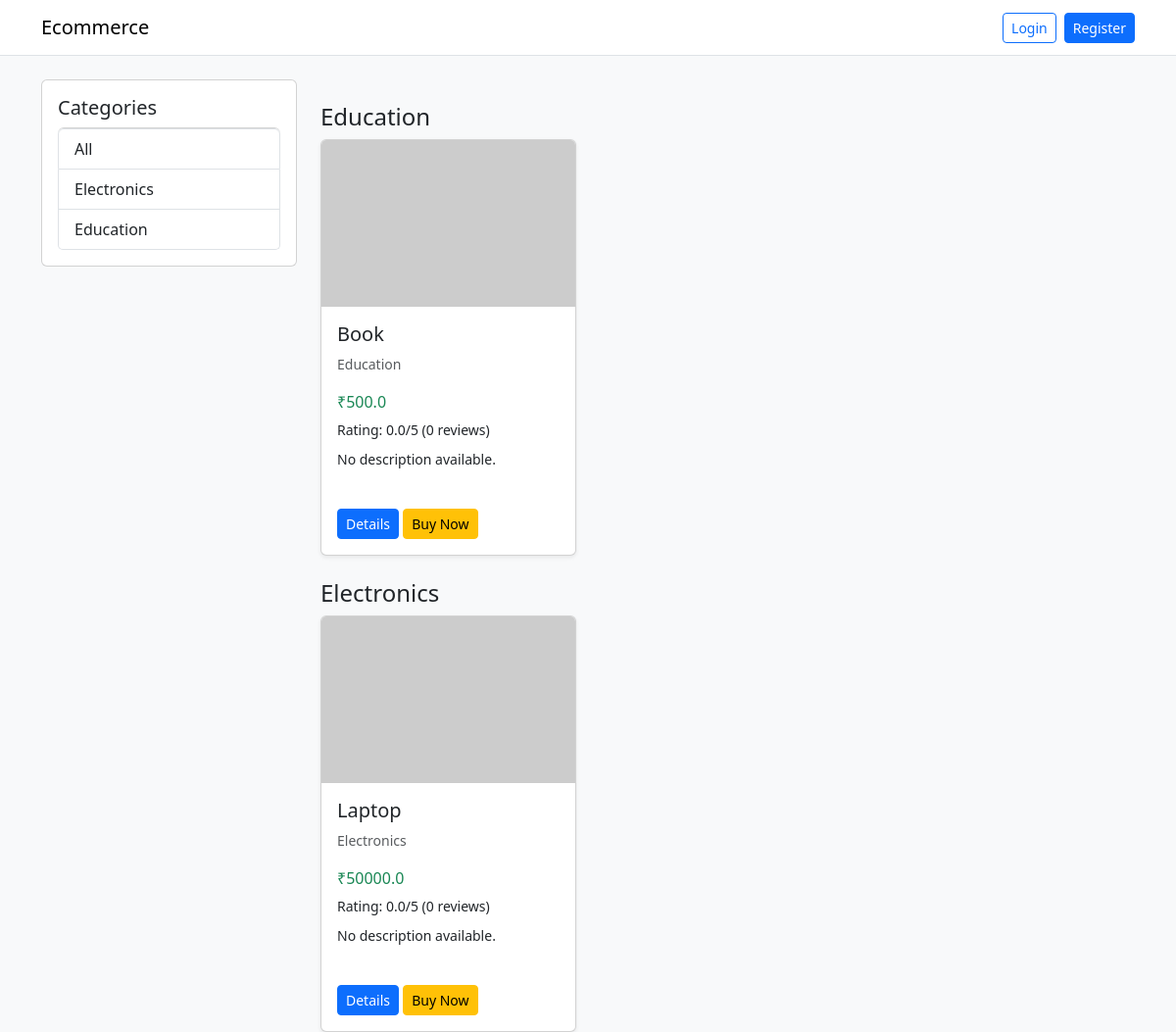
The page /products?category=Fashion on the database as committed earlier.
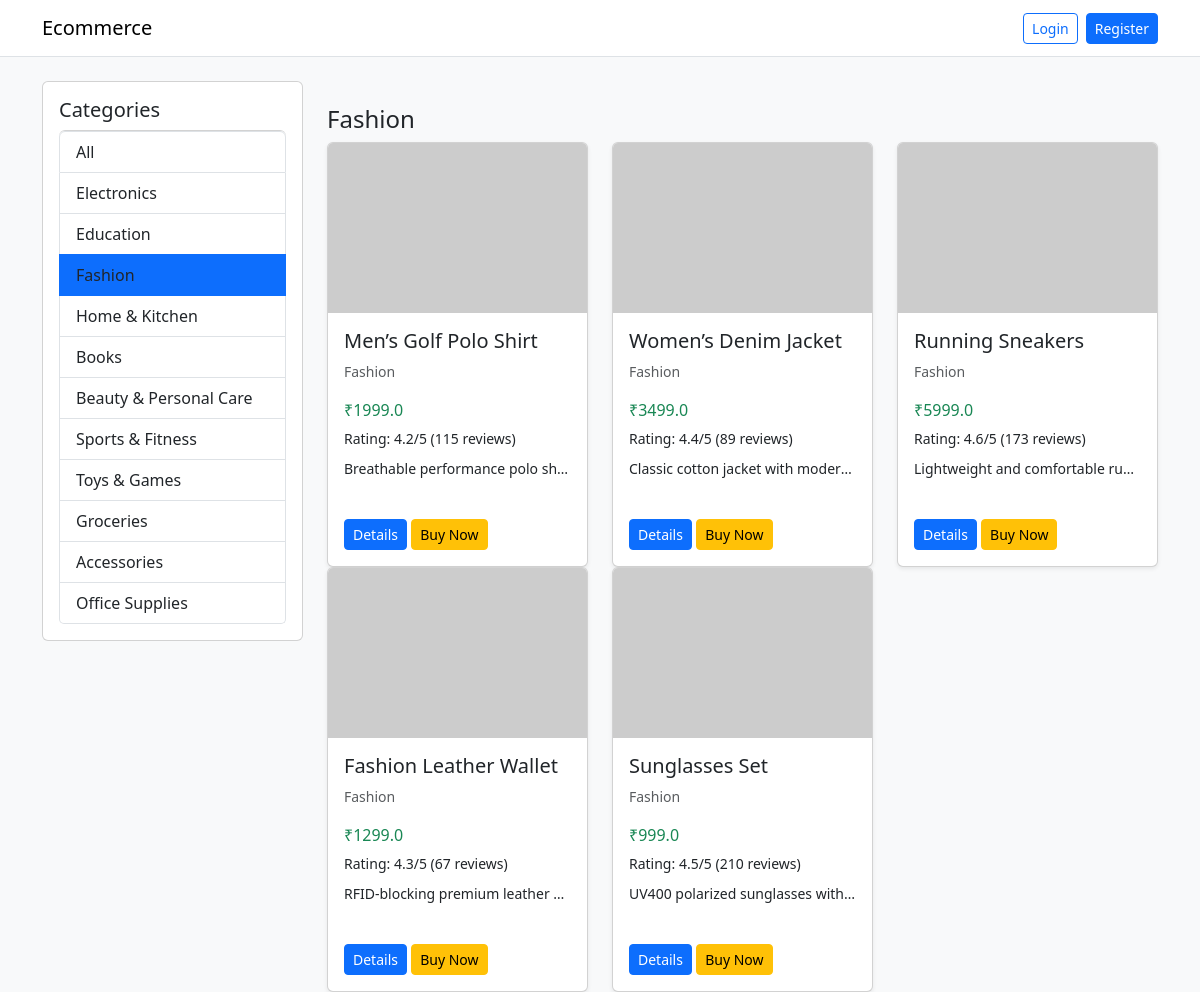
The same page on the database as committed later.
### tables this page shows
CREATE TABLE products (
            product_id INTEGER PRIMARY KEY AUTOINCREMENT,
            product_name TEXT,
            category TEXT,
            price REAL
        , image_url TEXT, description TEXT, rating REAL, review_count INTEGER);

### app.py (the view)
@app.route('/products')
def products():
    user = get_logged_in_user()
    selected_category = request.args.get('category', '')
    search_query = request.args.get('q', '').strip()
    db = get_db()
    cursor = db.cursor()
    cursor.execute('SELECT DISTINCT category FROM products')
    categories = [c[0] for c in cursor.fetchall()]
    if search_query:
        like_term = f'%{search_query}%'
        cursor.execute('SELECT product_id, product_name, category, price, image_url, description, rating, review_count FROM products WHERE product_name LIKE ? OR description LIKE ? OR category LIKE ? ORDER BY category, product_id', (like_term, like_term, like_term))
    elif selected_category and selected_category in categories:
        cursor.execute('SELECT product_id, product_name, category, price, image_url, description, rating, review_count FROM products WHERE category = ? ORDER BY product_id', (selected_category,))
    else:
        cursor.execute('SELECT product_id, product_name, category, price, image_url, description, rating, review_count FROM products ORDER BY category, product_id')
    products_list = cursor.fetchall()
    cursor.close()
    db.close()
    products_data = [
        {
            'product_id': p[0],
            'product_name': p[1],
            'category': p[2],
            'price': p[3],
            'image_url': p[4] or 'https://via.placeholder.com/300x200?text=Product',
            'description': p[5] or 'No description available.',
            'rating': p[6] or 0,
            'review_count': p[7] or 0
        }
        for p in products_list
    ]
    grouped = {}
    for item in products_data:
        grouped.setdefault(item['category'], []).append(item)
    return render_template('products.html', categories=categories, selected_category=selected_category, grouped_products=grouped, user=user)

### app.py (called while the page is built, shortened)
def get_logged_in_user():
    if 'user_id' not in session:
        return None

### db.py (called while the page is built)
def get_db():
    return sqlite3.connect('ecommerce.db')

### templates/products.html (shortened to what this page needs)
<!DOCTYPE html>
<html>
<head>
    <link href="https://cdn.jsdelivr.net/npm/bootstrap@5.3.0/dist/css/bootstrap.min.css" rel="stylesheet">
</head>
<body class="bg-light">
<nav class="navbar navbar-expand-lg navbar-light bg-white border-bottom">
    <div class="container">
        <a class="navbar-brand" href="/">Ecommerce</a>
        <div class="d-flex align-items-center">
            {% if user %}
                <span class="me-3">Welcome, {{ user.name }}</span>
                <a class="btn btn-outline-secondary btn-sm" href="/logout">Logout</a>
            {% else %}
                <a class="btn btn-outline-primary btn-sm me-2" href="/login">Login</a>
                <a class="btn btn-primary btn-sm" href="/register">Register</a>
            {% endif %}
        </div>
    </div>
</nav>
<div class="container mt-4">
    <div class="row">
        <div class="col-md-3">
            <div class="card p-3 mb-3">
                <h5>Categories</h5>
                <ul class="list-group">
                    <li class="list-group-item {% if not selected_category %}active{% endif %}"><a href="/products" class="text-decoration-none text-dark">All</a></li>
                    {% for category in categories %}
                        <li class="list-group-item {% if selected_category == category %}active{% endif %}"><a href="/products?category={{ category }}" class="text-decoration-none text-dark">{{ category }}</a></li>
                    {% endfor %}
                </ul>
            </div>
        </div>
        <div class="col-md-9">
            {% for category, items in grouped_products.items() %}
                <h4 class="mt-4">{{ category }}</h4>
                <div class="row">
                    {% for product in items %}
                        <div class="col-md-4">
                            <div class="card mb-4 shadow-sm" style="height:100%;">
                                <img src="{{ product.image_url or 'https://via.placeholder.com/300x200?text=Product' }}" class="card-img-top" alt="{{ product.product_name }}" style="height: 170px; object-fit: cover;">
                                <div class="card-body d-flex flex-column">
                                    <h5>{{ product.product_name }}</h5>
                                    <p class="text-muted small">{{ product.category }}</p>
                                    <p class="mb-1 text-success">₹{{ product.price }}</p>
                                    <div class="mb-2">
                                        <small>Rating: {{ '%.1f'|format(product.rating) }}/5 ({{ product.review_count }} reviews)</small>
                                    </div>
                                    <p class="small text-truncate">{{ product.description }}</p>
                                    <div class="mt-auto">
                                        <a class="btn btn-primary btn-sm" href="/product/{{ product.product_id }}">Details</a>
                                        <form action="/buy/{{ product.product_id }}" method="POST" class="d-inline">
                                            <button class="btn btn-warning btn-sm">Buy Now</button>
                                        </form>
                                    </div>
                                </div>
                            </div>
                        </div>
                    {% endfor %}
                </div>
            {% endfor %}
        </div>
    </div>
</div>
</body>
</html>

Rows that differ between the two databases and show on the page:
no longer on this page (row unchanged): products: category "Education", product_name "Book", price "500.0", rating "0.0", review_count "0", description "No description available."
no longer on this page (row unchanged): products: category "Electronics", product_name "Laptop", price "50000.0", rating "0.0", review_count "0", description "No description available."
added products: category "Fashion", product_name "Men’s Golf Polo Shirt", price "1999.0", rating "4.2", review_count "115", description "Breathable performance polo shirt"
added products: product_name "Women’s Denim Jacket", category "Fashion", price "3499.0", rating "4.4", review_count "89", description "Classic cotton jacket with moder…"
added products: product_name "Running Sneakers", category "Fashion", price "5999.0", rating "4.6", review_count "173", description "Lightweight and comfortable ru…"
added products: product_name "Fashion Leather Wallet", category "Fashion", price "1299.0", rating "4.3", review_count "67", description "RFID-blocking premium leather…"
added products: product_name "Sunglasses Set", category "Fashion", price "999.0", rating "4.5", review_count "210", description "UV400 polarized sunglasses with…"
Other text that changed with them:
new list line: "Fashion"
new list line: "Home & Kitchen"
new list line: "Books"
new list line: "Beauty & Personal Care"
new list line: "Sports & Fitness"
new list line: "Toys & Games"
new list line: "Groceries"
new list line: "Accessories"
new list line: "Office Supplies"
